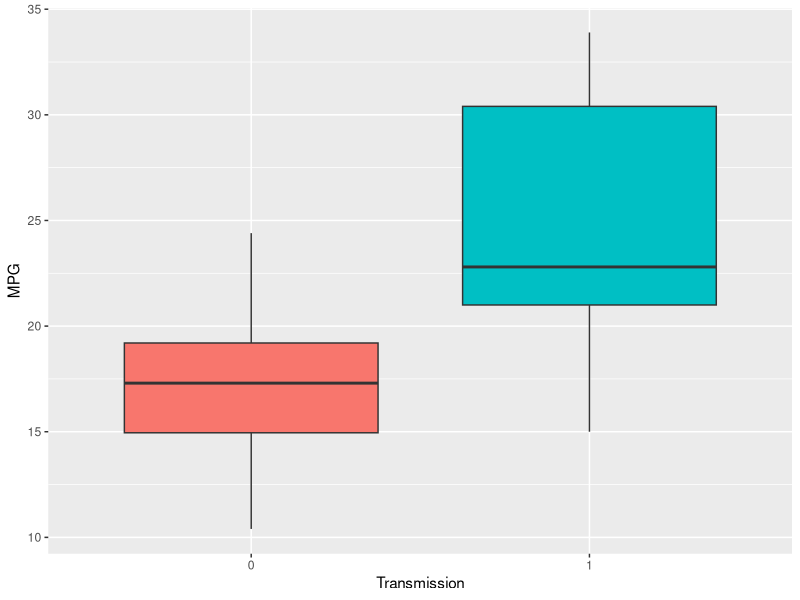
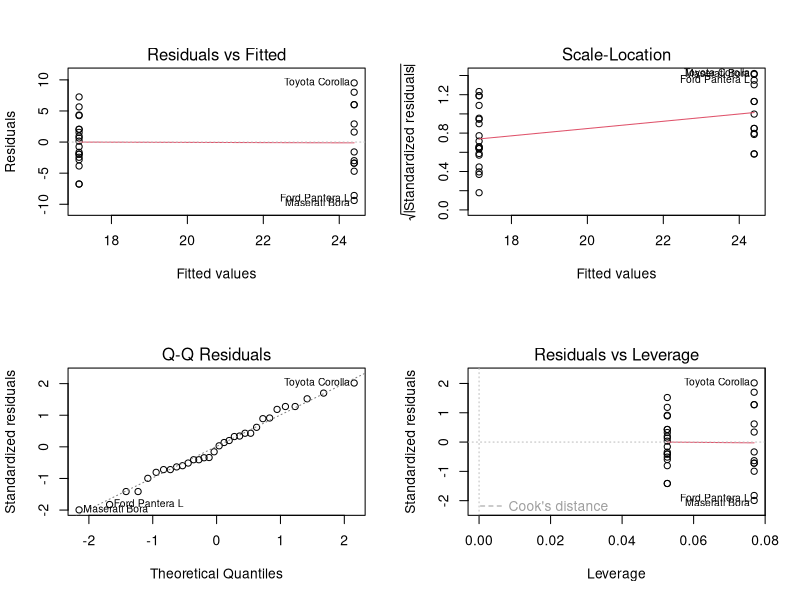
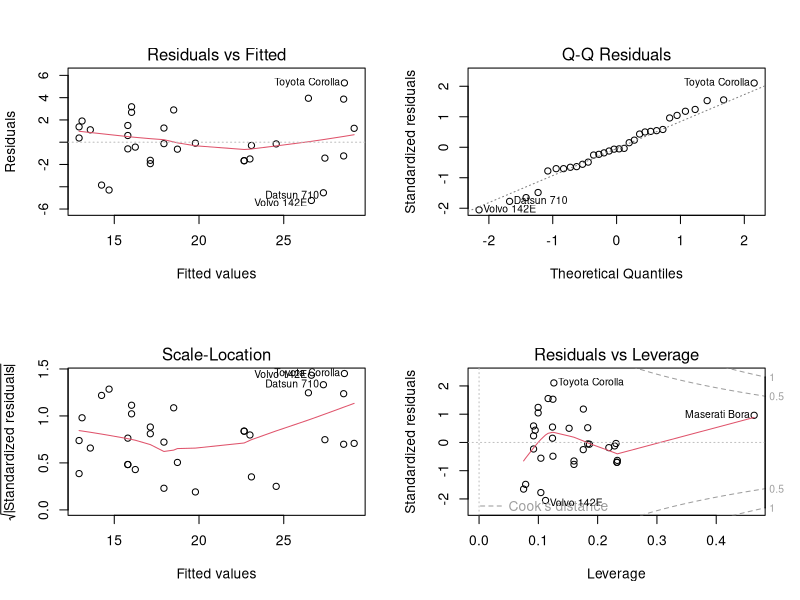

R code for these plots, in order:
## ---- chunk 1
knitr::opts_chunk$set(echo=F, fig.align="center")
library(ggplot2)
library(dplyr)
## ---- chunk 2
summary(cbind(mtcars[,-c(2,8:11)],
              cyl=as.factor(mtcars[,2]),
              vs=as.factor(mtcars[,8]),
              am=as.factor(mtcars[,9]),
              gear=as.factor(mtcars[,10]),
              carb=as.factor(mtcars[,11])))
## ---- chunk 3
ggplot(mtcars) + geom_boxplot(aes(x=factor(am), y=mpg, fill=factor(am))) +
  labs(x="Transmission", fill="am", y="MPG") + theme(legend.position="none")
## ---- chunk 4
t.test(mpg~am,data=mtcars)
## ---- chunk 5
par(mfcol=c(2,2))
mdl1<-lm(mpg~factor(am),mtcars)
plot(mdl1)
## ---- chunk 6
mdl_f<-lm(mpg~factor(am)+factor(cyl)+hp,mtcars)
par(mfrow=c(2,2))
plot(mdl_f)
## ---- chunk 7
mdl2<-list()
for(i in c(2:8,10,11)){
  if(i %in% c(2,8,10,11))
    mdl2[[i]]<-lm(mpg~factor(am)+factor(mtcars[,i]),mtcars)
  else 
    mdl2[[i]]<-lm(mpg~factor(am)+mtcars[,i],mtcars)
}
